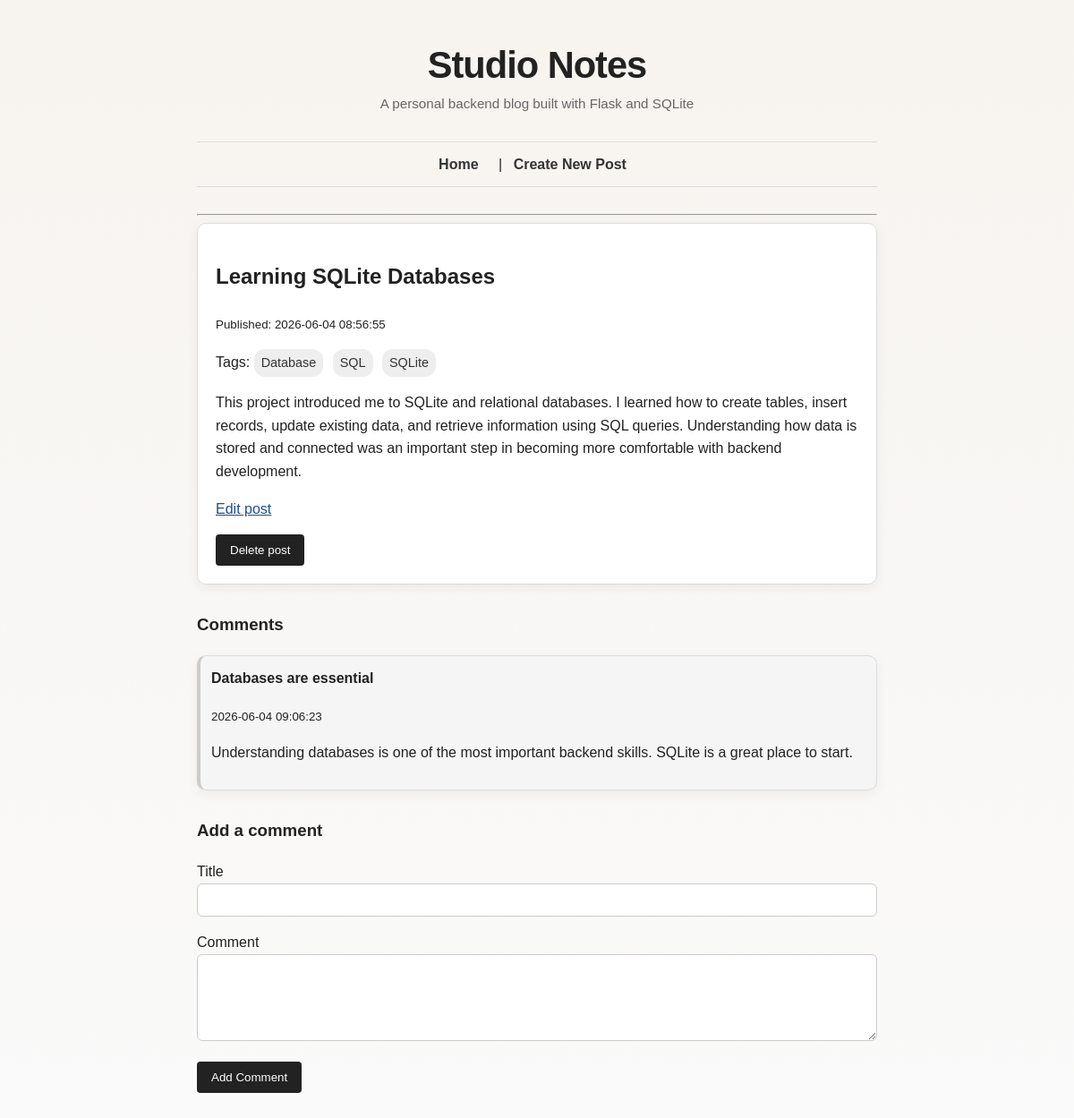
/posts/10, run on an earlier commit of the app's database.
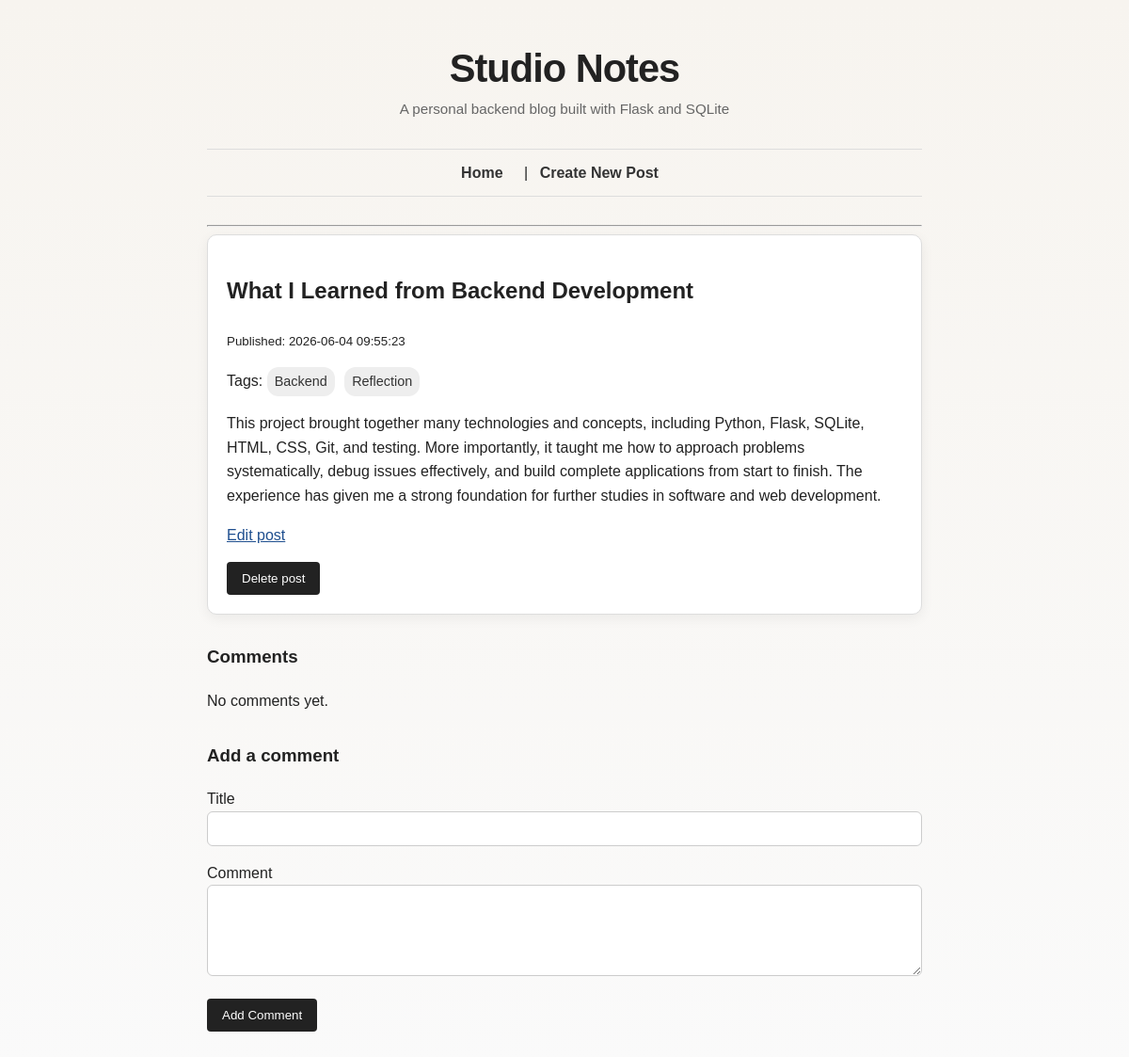
And on a later commit of the database.
### tables this page shows
CREATE TABLE posts (
    id INTEGER PRIMARY KEY AUTOINCREMENT,
    title TEXT NOT NULL,
    body TEXT NOT NULL,
    created_at TEXT NOT NULL DEFAULT CURRENT_TIMESTAMP,
    updated_at TEXT
);

CREATE TABLE tags (
    id INTEGER PRIMARY KEY AUTOINCREMENT,
    name TEXT NOT NULL UNIQUE
);

CREATE TABLE comments (
    id INTEGER PRIMARY KEY AUTOINCREMENT,
    post_id INTEGER NOT NULL,
    title TEXT NOT NULL,
    body TEXT NOT NULL,
    created_at TEXT NOT NULL DEFAULT CURRENT_TIMESTAMP,
    FOREIGN KEY (post_id) REFERENCES posts (id)
);

### app.py (the view)
@app.route("/posts/<int:post_id>")
def show_post(post_id):
    post = database.get_post(post_id)
    if post is None:
        return render_template("post.html", post=None)
    comments = database.get_comments_for_post(post_id)
    tags = database.get_tags_for_post(post_id)
    return render_template(
        "post.html",
        post=post,
        comments=comments,
        tags=tags
    )

### database.py (called while the page is built)
def get_db_connection():
    connection = sqlite3.connect(DATABASE)
    connection.row_factory = sqlite3.Row
    return connection

def get_post(post_id):
    connection = get_db_connection()
    post = connection.execute(
        "SELECT * FROM posts WHERE id = ?",
        (post_id,)
    ).fetchone()
    connection.close()
    return post

def get_comments_for_post(post_id):
    connection = get_db_connection()
    comments = connection.execute(
        "SELECT * FROM comments WHERE post_id = ? ORDER BY created_at DESC",
        (post_id,)
    ).fetchall()
    connection.close()
    return comments

def get_tags_for_post(post_id):
    connection = get_db_connection()
    tags = connection.execute(
        """
        SELECT tags.*
        FROM tags
        JOIN post_tags ON tags.id = post_tags.tag_id
        WHERE post_tags.post_id = ?
        ORDER BY tags.name
        """,
        (post_id,)
    ).fetchall()
    connection.close()
    return tags

### templates/post.html (shortened to what this page needs)
{% extends "layout.html" %}
{% block content %}
{% if post %}
    <article>
        <h2>{{ post.title }}</h2>
        <p><small>Published: {{ post.created_at }}</small></p>
        {% if tags %}
            <p>
                Tags:
                {% for tag in tags %}
                    <a class="tag" href="/tags/{{ tag.name }}">{{ tag.name }}</a>
                {% endfor %}
            </p>
        {% endif %}
        <p>{{ post.body }}</p>
        <p>
            <a href="/posts/{{ post.id }}/edit">Edit post</a>
        </p>
        <form action="/posts/{{ post.id }}/delete" method="POST" onsubmit="return confirm('Are you sure you want to delete this post?');">
           <button type="submit">Delete post</button>
        </form>
    </article>
    <section>
        <h3>Comments</h3>
        {% if comments %}
            {% for comment in comments %}
                <article class="comment">
                   <h4>{{ comment.title }}</h4>
                   <p><small>{{ comment.created_at }}</small></p>
                   <p>{{ comment.body }}</p>
                </article>
            {% endfor %}
        {% else %}
            <p>No comments yet.</p>
        {% endif %}
    </section>
    <section>
        <h3>Add a comment</h3>
        <form action="/posts/{{ post.id }}/comments" method="POST">
            <p>
                <label for="title">Title</label><br>
                <input type="text" id="title" name="title">
            </p>
            <p>
                <label for="body">Comment</label><br>
                <textarea id="body" name="body" rows="5"></textarea>
            </p>
            <button type="submit">Add Comment</button>
        </form>
    </section>
{% else %}
    <p>Post not found.</p>
{% endif %}
{% endblock %}

What changed in the data, as far as the page shows it:
no longer on this page (row edited): tags: name "Database"
no longer on this page (row edited): tags: name "SQL"
no longer on this page (row edited): tags: name "SQLite"
no longer on this page (row edited): comments: title "Databases are essential", created_at "2026-06-04 09:06:23", body "Understanding databases is one of the most important backend skills. SQLite is a great place to start."
changed posts: title "Learning SQLite Databases" → "What I Learned from Backend Development"; created_at "2026-06-04 08:56:55" → "2026-06-04 09:55:23"; body "This project introduced me to SQLite and relational databases. I learned how to create tables, insert records, update existing data, and retrieve information using SQL queries. Understanding how data is stored and connected was an important step in becoming more comfortable with backend development." → "This project brought together many technologies and concepts, including Python, Flask, SQLite, HTML, CSS, Git, and testing. More importantly, it taught me how to approach problems systematically, debug issues effectively, and build complete applications from start to finish. The experience has given me a strong foundation for further studies in software and web development."
now on this page (row edited): tags: name "Backend"
now on this page (row edited): tags: name "Reflection"
Also different on the page:
text now shown: "No comments yet."
